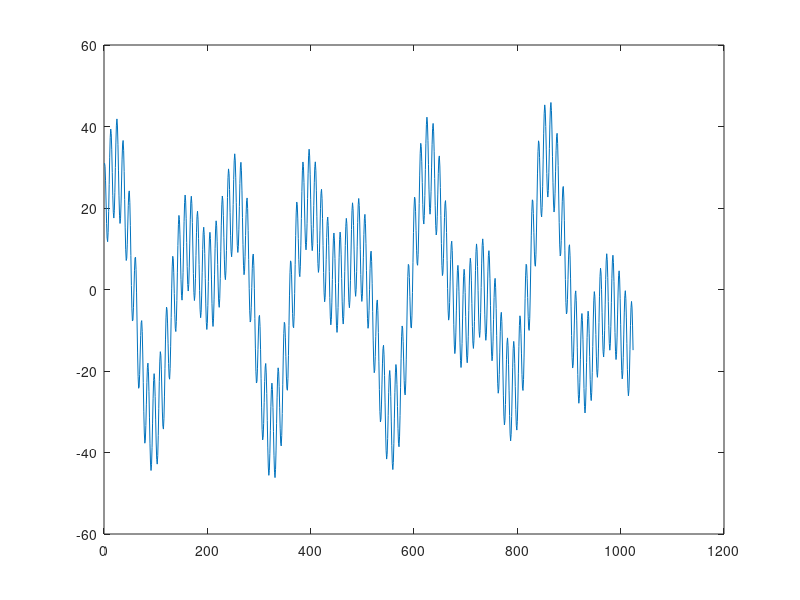

The MATLAB source for this figure: (Note: this script raises an error after producing the figure.)
% program is improved 14.02.2011 by L.V. Zotov
clear;


%--------- Part 1---------------------
% LAB_2

N_signal=1024;
% generating two-sin signal
%for (k=1:1:N_signal)
%    signal(k)=sin(2*pi/10*(k-1))+sin(2*pi/100*(k-1));
%end;

k=1:1:N_signal;
A=12;
B=16;
C=19;
signal=A*cos(2*pi/12*(k-1))+B*sin(2*pi/118.2*(k-1))+C*cos(2*pi/216*(k-1));

% try to add noise with Coef*randn([1,N_signal])
figure();
plot(signal);

a_max=128;

c = cwt(signal,[1:a_max],'morl','plot');
figure();
plot(c)
cwt(signal,'amor');
